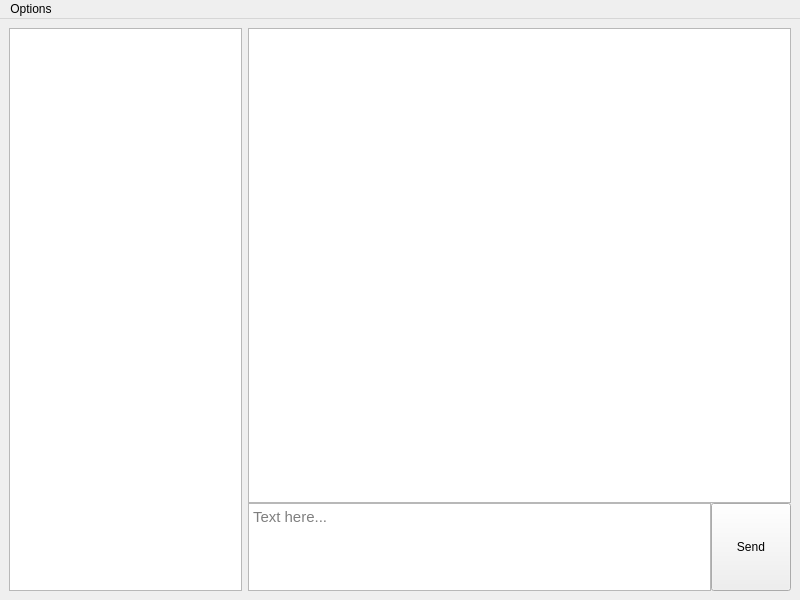
<?xml version="1.0" encoding="UTF-8"?>
<ui version="4.0">
 <class>MainWindow</class>
 <widget class="QMainWindow" name="MainWindow">
  <property name="geometry">
   <rect>
    <x>0</x>
    <y>0</y>
    <width>800</width>
    <height>600</height>
   </rect>
  </property>
  <property name="windowTitle">
   <string>Chat</string>
  </property>
  <widget class="QWidget" name="centralwidget">
   <layout class="QHBoxLayout" name="horizontalLayout" stretch="3,7">
    <item>
     <widget class="QListWidget" name="listWidget"/>
    </item>
    <item>
     <layout class="QVBoxLayout" name="verticalLayout" stretch="0,0">
      <property name="spacing">
       <number>0</number>
      </property>
      <item>
       <widget class="QTextBrowser" name="textBrowser"/>
      </item>
      <item>
       <layout class="QHBoxLayout" name="horizontalLayout_3">
        <property name="spacing">
         <number>0</number>
        </property>
        <property name="sizeConstraint">
         <enum>QLayout::SetMinimumSize</enum>
        </property>
        <item>
         <widget class="QTextEdit" name="textEdit">
          <property name="sizePolicy">
           <sizepolicy hsizetype="Expanding" vsizetype="Minimum">
            <horstretch>0</horstretch>
            <verstretch>0</verstretch>
           </sizepolicy>
          </property>
          <property name="minimumSize">
           <size>
            <width>0</width>
            <height>80</height>
           </size>
          </property>
          <property name="maximumSize">
           <size>
            <width>16777215</width>
            <height>200</height>
           </size>
          </property>
          <property name="font">
           <font>
            <pointsize>11</pointsize>
           </font>
          </property>
          <property name="sizeAdjustPolicy">
           <enum>QAbstractScrollArea::AdjustToContents</enum>
          </property>
          <property name="placeholderText">
           <string>Text here...</string>
          </property>
         </widget>
        </item>
        <item>
         <widget class="QPushButton" name="btn_Send">
          <property name="sizePolicy">
           <sizepolicy hsizetype="Minimum" vsizetype="Minimum">
            <horstretch>0</horstretch>
            <verstretch>0</verstretch>
           </sizepolicy>
          </property>
          <property name="maximumSize">
           <size>
            <width>16777215</width>
            <height>16777215</height>
           </size>
          </property>
          <property name="text">
           <string>Send</string>
          </property>
         </widget>
        </item>
       </layout>
      </item>
     </layout>
    </item>
   </layout>
  </widget>
  <widget class="QMenuBar" name="menubar">
   <property name="geometry">
    <rect>
     <x>0</x>
     <y>0</y>
     <width>800</width>
     <height>22</height>
    </rect>
   </property>
   <widget class="QMenu" name="menuOptions">
    <property name="title">
     <string>Options</string>
    </property>
    <addaction name="actionLog_out"/>
   </widget>
   <addaction name="menuOptions"/>
  </widget>
  <action name="actionLog_out">
   <property name="text">
    <string>Log out</string>
   </property>
  </action>
 </widget>
 <resources/>
 <connections/>
</ui>
